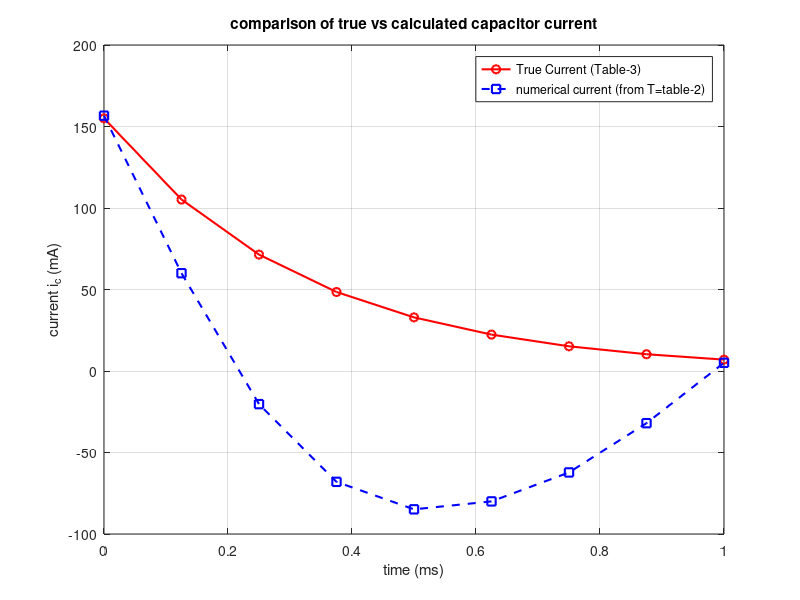

Recreate this plot in MATLAB.
clc; clear

t = [0 0.125 0.25 0.375 0.5 0.625 0.75 0.875 1.0];  
v = [1 2.354 2.5 1.846 0.8 -0.27553 -1.2 -1.8314 -2];


h = (t(2) - t(1)) * 1e-3;   
C = 10e-6;                 

N = length(v);
dvdt = zeros(1,N);

dvdt(1) = (-3*v(1) + 4*v(2) - v(3)) / (2*h);


for k = 2:N-1
    dvdt(k) = (v(k+1) - v(k-1)) / (2*h);
end


dvdt(N) = (3*v(N) - 4*v(N-1) + v(N-2)) / (2*h);


ic_num = (C * dvdt) * 1000;


ic_true = [155 105.207 71.409 48.469 32.898 22.330 15.156 10.287 6.983];


figure;
plot(t, ic_true, 'ro-', 'LineWidth', 1.5, 'MarkerSize', 6); hold on;
plot(t, ic_num, 'bs--', 'LineWidth', 1.5, 'MarkerSize', 6);
xlabel('time (ms)');
ylabel('current i_c (mA)');
legend('True Current (Table-3)', 'numerical current (from T=table-2)', 'Location', 'northeast');
title('comparison of true vs calculated capacitor current');
grid on;